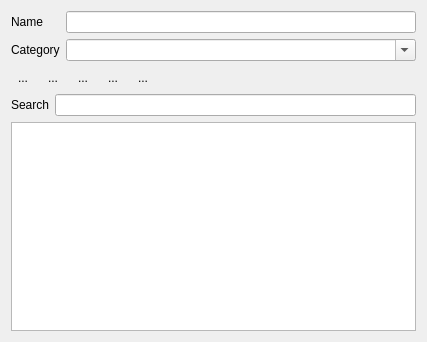
<?xml version="1.0" encoding="UTF-8"?>
<ui version="4.0">
 <class>Form</class>
 <widget class="QWidget" name="Form">
  <property name="geometry">
   <rect>
    <x>0</x>
    <y>0</y>
    <width>427</width>
    <height>342</height>
   </rect>
  </property>
  <property name="windowTitle">
   <string>Global Variables</string>
  </property>
  <layout class="QGridLayout" name="gridLayout">
   <item row="0" column="0" colspan="2">
    <layout class="QFormLayout" name="formLayout">
     <property name="fieldGrowthPolicy">
      <enum>QFormLayout::AllNonFixedFieldsGrow</enum>
     </property>
     <item row="0" column="0">
      <widget class="QLabel" name="label_2">
       <property name="text">
        <string>Name</string>
       </property>
      </widget>
     </item>
     <item row="1" column="0">
      <widget class="QLabel" name="label">
       <property name="sizePolicy">
        <sizepolicy hsizetype="Minimum" vsizetype="Preferred">
         <horstretch>0</horstretch>
         <verstretch>0</verstretch>
        </sizepolicy>
       </property>
       <property name="text">
        <string>Category</string>
       </property>
      </widget>
     </item>
     <item row="0" column="1">
      <widget class="QLineEdit" name="newNameEdit"/>
     </item>
     <item row="1" column="1">
      <widget class="QComboBox" name="categoriesListComboBox">
       <property name="toolTip">
        <string>Separate subcategories by dots (a.b.c)</string>
       </property>
       <property name="editable">
        <bool>true</bool>
       </property>
       <property name="frame">
        <bool>true</bool>
       </property>
      </widget>
     </item>
    </layout>
   </item>
   <item row="1" column="0" colspan="2">
    <layout class="QHBoxLayout" name="horizontalLayout_3">
     <item>
      <widget class="QToolButton" name="expandAllButton">
       <property name="toolTip">
        <string>expand all categories</string>
       </property>
       <property name="text">
        <string>...</string>
       </property>
       <property name="icon">
        <iconset resource="Experiment.qrc">
         <normaloff>:/other/icons/expand-all.png</normaloff>:/other/icons/expand-all.png</iconset>
       </property>
       <property name="autoRaise">
        <bool>true</bool>
       </property>
      </widget>
     </item>
     <item>
      <widget class="QToolButton" name="collapseAllButton">
       <property name="toolTip">
        <string>collapse all categories</string>
       </property>
       <property name="text">
        <string>...</string>
       </property>
       <property name="icon">
        <iconset resource="Experiment.qrc">
         <normaloff>:/other/icons/collapse-all.png</normaloff>:/other/icons/collapse-all.png</iconset>
       </property>
       <property name="autoRaise">
        <bool>true</bool>
       </property>
      </widget>
     </item>
     <item>
      <widget class="QToolButton" name="showGridButton">
       <property name="toolTip">
        <string>show grid</string>
       </property>
       <property name="text">
        <string>...</string>
       </property>
       <property name="icon">
        <iconset resource="Experiment.qrc">
         <normaloff>:/other/icons/gray-grid.png</normaloff>:/other/icons/gray-grid.png</iconset>
       </property>
       <property name="checkable">
        <bool>true</bool>
       </property>
       <property name="autoRaise">
        <bool>true</bool>
       </property>
      </widget>
     </item>
     <item>
      <widget class="QToolButton" name="addButton">
       <property name="text">
        <string>...</string>
       </property>
       <property name="icon">
        <iconset resource="Experiment.qrc">
         <normaloff>:/openicon/icons/edit-add.png</normaloff>:/openicon/icons/edit-add.png</iconset>
       </property>
       <property name="autoRaise">
        <bool>true</bool>
       </property>
      </widget>
     </item>
     <item>
      <widget class="QToolButton" name="dropButton">
       <property name="toolTip">
        <string>remove selected global(s)</string>
       </property>
       <property name="text">
        <string>...</string>
       </property>
       <property name="icon">
        <iconset resource="Experiment.qrc">
         <normaloff>:/openicon/icons/edit-delete-6.png</normaloff>:/openicon/icons/edit-delete-6.png</iconset>
       </property>
       <property name="autoRaise">
        <bool>true</bool>
       </property>
      </widget>
     </item>
     <item>
      <spacer name="horizontalSpacer">
       <property name="orientation">
        <enum>Qt::Horizontal</enum>
       </property>
       <property name="sizeHint" stdset="0">
        <size>
         <width>40</width>
         <height>20</height>
        </size>
       </property>
      </spacer>
     </item>
    </layout>
   </item>
   <item row="2" column="0">
    <widget class="QLabel" name="label_3">
     <property name="text">
      <string>Search</string>
     </property>
    </widget>
   </item>
   <item row="2" column="1">
    <widget class="QLineEdit" name="searchNameEdit">
     <property name="text">
      <string/>
     </property>
    </widget>
   </item>
   <item row="3" column="0" colspan="2">
    <widget class="CategoryTreeView" name="view">
     <property name="styleSheet">
      <string notr="true">QTreeView:item:selected:active {
		background:qlineargradient(spread:repeat, x1:1, y1:1, x2:1, y2:0, stop:0.227273 rgba(200, 225, 255, 255), stop:1 rgba(255, 255, 255, 255));
		color: black;
		border: 1px solid;
		border-color: rgb(98, 150, 214);
	} 
QTreeView:item:selected:!active {
		background:qlineargradient(spread:repeat, x1:1, y1:1, x2:1, y2:0, stop:0.227273 rgba(200, 225, 255, 255), stop:1 rgba(255, 255, 255, 255));
		color: black;
		border: 1px solid;
		border-color: rgb(98, 150, 214);
	} 
QTreeView:item:selected:disabled {
		background:qlineargradient(spread:repeat, x1:1, y1:1, x2:1, y2:0, stop:0.227273 rgba(200, 225, 255, 255), stop:1 rgba(255, 255, 255, 255));
		color: black;
		border: 1px solid;
		border-color: rgb(98, 150, 214);
	} 
QTreeView:item:selected:!disabled {
		background:qlineargradient(spread:repeat, x1:1, y1:1, x2:1, y2:0, stop:0.227273 rgba(200, 225, 255, 255), stop:1 rgba(255, 255, 255, 255));
		color: black;
		border: 1px solid;
		border-color: rgb(98, 150, 214);
	}
</string>
     </property>
     <property name="editTriggers">
      <set>QAbstractItemView::AnyKeyPressed|QAbstractItemView::DoubleClicked|QAbstractItemView::EditKeyPressed</set>
     </property>
     <property name="selectionMode">
      <enum>QAbstractItemView::ExtendedSelection</enum>
     </property>
     <property name="selectionBehavior">
      <enum>QAbstractItemView::SelectItems</enum>
     </property>
     <property name="uniformRowHeights">
      <bool>true</bool>
     </property>
    </widget>
   </item>
  </layout>
 </widget>
 <customwidgets>
  <customwidget>
   <class>CategoryTreeView</class>
   <extends>QTreeView</extends>
   <header>uiModules.CategoryTree</header>
  </customwidget>
 </customwidgets>
 <resources>
  <include location="Experiment.qrc"/>
 </resources>
 <connections/>
</ui>
